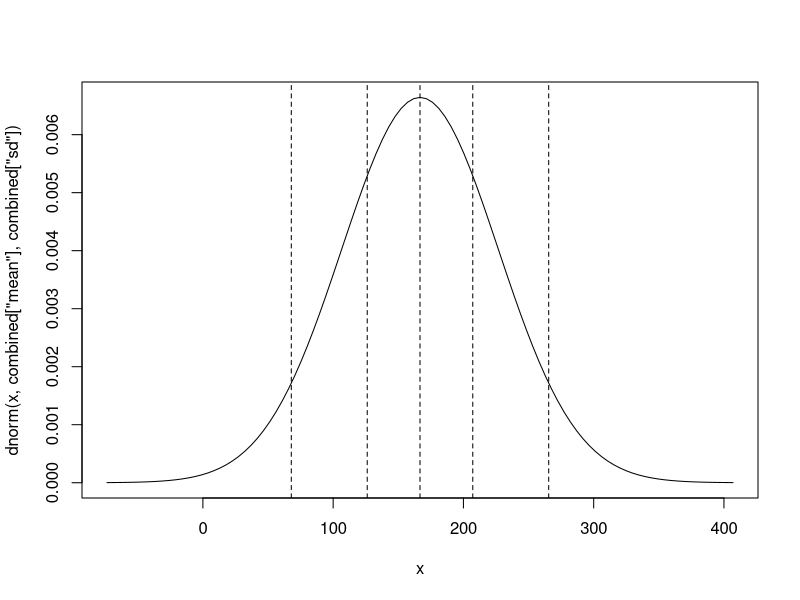
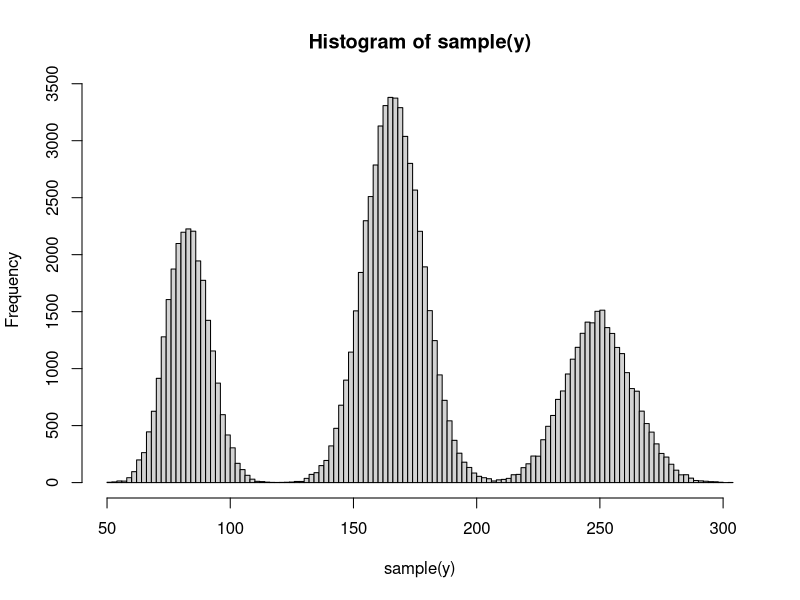

Generate these figures, in order, with R:
## ---- chunk 1
key_values <- function(x, digits=2) {
    round(c(mean=mean(x), var=var(x),sd=sd(x)), digits)
}
## ---- chunk 2
priors <- data.frame(
    i = 1:3,
    p_theta_i = c(.25, .5, .25),
    theta_i = c(1/12, 1/6, 1/4),
    n = rep(1000, 3))

priors$mean <- priors$n * priors$theta_i
priors$var <- with(priors, n * theta_i * (1 - theta_i))
## ---- chunk 3
combined <- c(mean=sum(priors$mean * priors$p_theta_i))
combined['var'] <- sum(priors$p_theta_i * 
    ((priors$mean - combined['mean'])^2 + priors$var))
combined['sd'] <- sqrt(combined['var'])
## ---- chunk 4
percentiles <- c(.05, .25, .5, .75, .95)
curve(dnorm(x, combined['mean'], combined['sd']), 
      combined['mean'] - 4 * combined['sd'],
      combined['mean'] + 4 * combined['sd'])
(quantiles <- qnorm(percentiles, combined['mean'], combined['sd']))
abline(v=quantiles, lty=2)
## ---- chunk 5
k <- 100000
i <- sample(1:3, k, replace=TRUE, prob=priors$p_theta_i)
y <- rbinom(k, priors$n[i], priors$theta_i[i])

c(simulated_mean=mean(y), exact_mean=combined['mean'], 
  simulated_sd=sd(y), exact_sd=combined['sd'])

hist(sample(y), 100)
## ---- chunk 6
k <- 1E+6
e_x <- 1
e_y <- 2
x <- rnorm(k, e_x, 3)
y <- rnorm(k, e_y, 1)
z <- x + y

round(c(e_x=mean(x), e_y=mean(y), e_x_plus_y=mean(z)), 2)
## ---- chunk 7
k <- 1E+6
Table <- expand.grid(e_x=c(0,1,2), e_y=c(0,1,2), 
                     var_x=c(1,2), var_y=c(1,2))

results <- t(apply(Table, 1, function(X) 
    key_values(
        rnorm(k, X['e_x'], sqrt(X['var_x'])) +
            rnorm(k, X['e_y'], sqrt(X['var_y']))
                   )))
Table <- cbind(Table, results)
Table$exact_var <- Table$var_x + Table$var_y

Table$diff <- Table$var - Table$exact_var
Table
## ---- chunk 8
k <- 1E+5
Table <- expand.grid(beta=c(1,2,.5), x_sd=c(1,3), x_mean=c(0,1))

results <- t(apply(Table, 1, function(X) 
    key_values(X['beta'] * rnorm(k, X['x_mean'], X['x_sd']))))
Table <- cbind(Table, results)
Table$exact_var <- Table$beta^2 * Table$x_sd ^2

Table$diff <- Table$var - Table$exact_var
Table
## ---- chunk 9
k <- 10000
Table <- expand.grid(
    w_x=c(.1, .25, .5), 
    mean_x=c(0,1),
    mean_y=0,
    var_x=c(1,4),
    var_y=c(1,4))
Table$w_y <- 1 - Table$w_x
Table$sd_x <- sqrt(Table$var_x)
Table$sd_y <- sqrt(Table$var_y)


sample_mixture <- function(w_x, w_y, mean_x, mean_y, sd_x, sd_y, k=10000) {
    i <- sample(1:2, k, replace=TRUE, prob=c(w_x, w_y))
    y <- ifelse(i == 1,
           rnorm(k, mean_x, sd_x),
           rnorm(k, mean_y, sd_y))    
    key_values(y)
}

results <- t(apply(Table, 1, function(X) 
    sample_mixture(X['w_x'], X['w_y'], X['mean_x'], X['mean_y'],
                   X['sd_x'], X['sd_y'])
        ))

Table <- cbind(Table, results)
Table$exact_mean <- Table$w_x * Table$mean_x +
    Table$w_y * Table$mean_y
Table$exact_var <- 
    Table$w_x *  ((Table$mean_x - Table$exact_mean)^2 + Table$var_x) +
        Table$w_y *  ((Table$mean_y - Table$exact_mean)^2 + Table$var_y)
        
Table$diff <- Table$var - Table$exact_var
Table        
